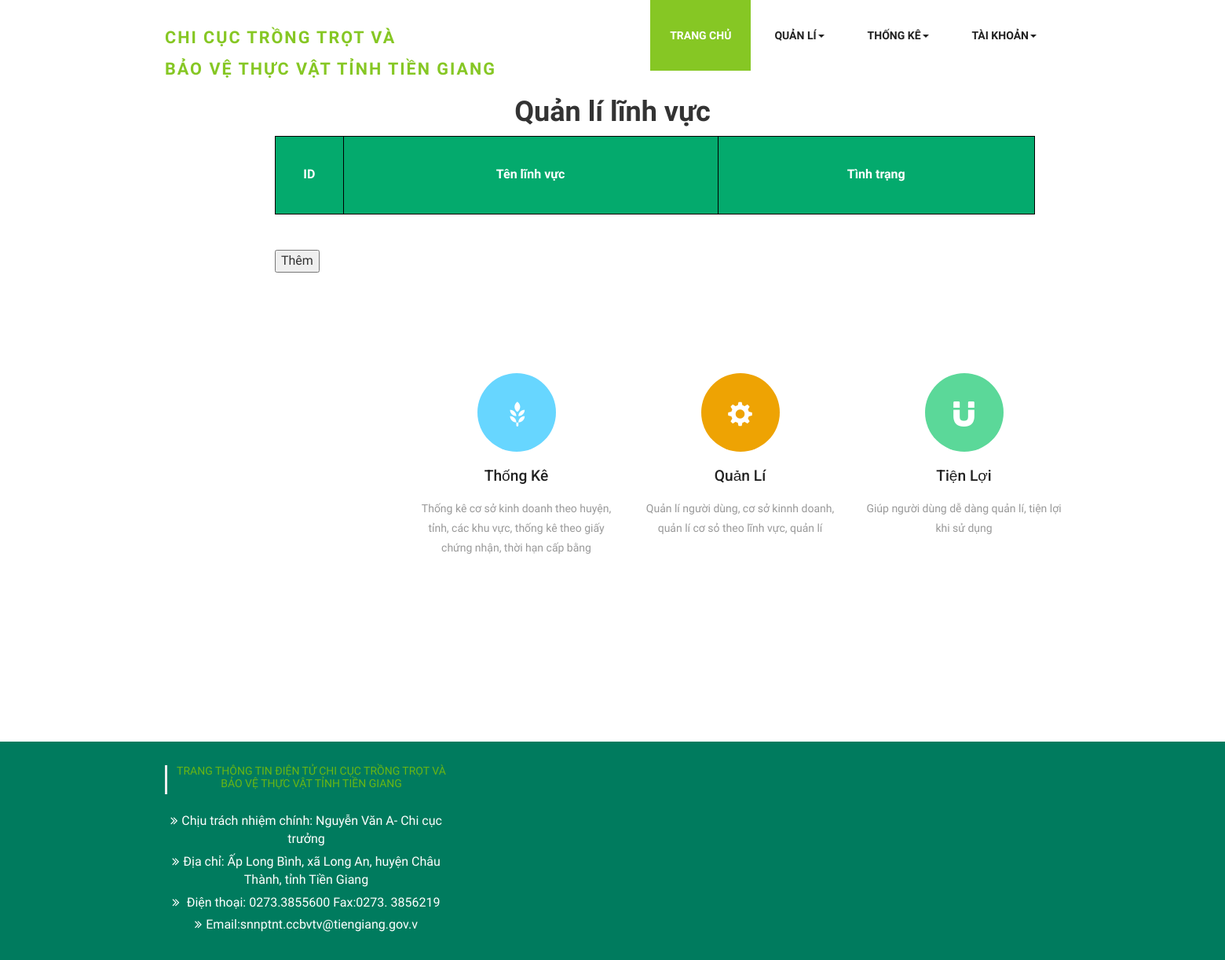
Before: /QLLV.php with the older database file.
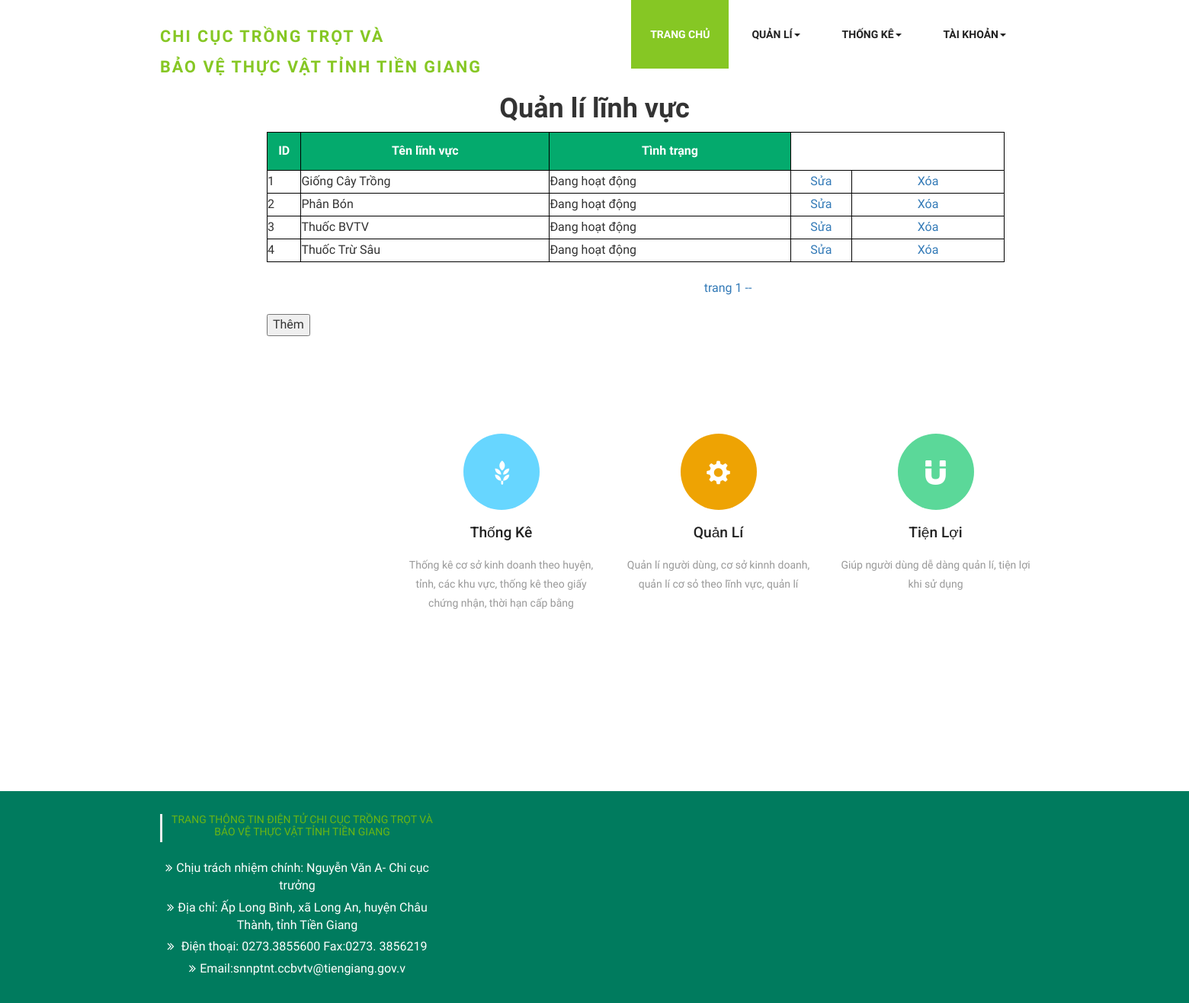
After: the same page with the newer database file.
### tables this page shows
CREATE TABLE `linhvuc` (
  `id_linhvuc` int(11) NOT NULL,
  `ten_linhvuc` varchar(45) NOT NULL,
  `trangthai_MD` int(11) NOT NULL
);

### QLLV.php (the view, shortened to what the changed rows need)
<?php
$trang ='';
if(isset($_GET['trang'])){
    $trang = $_GET['trang'];
    settype($trang,"int");
}else{
    $trang =1;
}
?>
<!DOCTYPE html>
    <html>
        <head>
            <link href="css/bootstrap.css" rel="stylesheet" type="text/css" media="all" />
            <link rel="stylesheet" href="css/style.css" type="text/css" media="all" />
            <link href="css/font-awesome.css" rel="stylesheet">
            <link href='css/immersive-slider.css' rel='stylesheet' type='text/css'>
            <link rel="stylesheet" href="css/jquery.flipster.css">
     </head>
     <body>
        <div class="header">
            <div class="container">
                <nav class="navbar navbar-default">
                    <div class="navbar-header">
                        <div class="w3layouts-logo">
                            <h1><a href="index.html"><span>CHI CỤC TRỒNG TRỌT VÀ <br>
                                        BẢO VỆ THỰC VẬT TỈNH TIỀN GIANG</span></a></h1>
                        </div>
                    </div>
                </nav>
            </div>
            </div>
                <h1 style="text-align: center;"><b>Quản lí lĩnh vực</b></h1>
            <div style="margin-left: 350px;">
				<table border="1">
					<tr>
					    <th>ID</th>
					    <th>Tên lĩnh vực</th>
                        <th>Tình trạng</th>
                    </tr>
					<?php
						require 'connect.php';
                        $sotin1trang = 10;
                        $from = ($trang - 1) * 10;
						$query=mysqli_query($conn,"select * from `linhvuc` WHERE trangthai_MD='0' LIMIT $from , $sotin1trang ");
                        $i=0;
						while($row=mysqli_fetch_array($query)){
                            $i++;
					?>
					<tr>
						<td><?php echo $i; ?></td>
						<td><?php echo $row['ten_linhvuc']; ?></td>
                        <td>
                            <?php
                                if($row['trangthai_MD'] == 0){
                                    echo "Đang hoạt động";
                                }else{
                                    echo "Không hoạt động";
                                }
                            ?>
                        </td>
						<td style="text-align: center;"><a href="editLV.php?id_linhvuc=<?php echo $row['id_linhvuc']; ?>">Sửa</a></td>
						<td style="text-align: center; width: 200px;"><a href="updatetrangthaiLV.php?id_linhvuc=<?php echo $row['id_linhvuc']; ?>">Xóa</a></td>
					</tr>
					<?php
					}
					?>
				</table>
                <br>
                <div style="text-align: center;">
                <?php
                    require 'connect.php';
                    $x = mysqli_query($conn,"SELECT id_linhvuc from linhvuc WHERE trangthai_MD='0' ");
                    $tongsotin = mysqli_num_rows($x);
                    $sotrang = ceil( $tongsotin / $sotin1trang);
                    for($t=1 ; $t <= $sotrang   ; $t++){
                            echo "<a href='QLLV.php?trang=$t'> trang $t --</a> ";
                    }
                ?>
                </div><br>
            </div>
    </body>
    </html>

Changed rows visible on the page:
now on this page (row edited): linhvuc: ten_linhvuc "Giống Cây Trồng", trangthai_MD "Đang hoạt động"
now on this page (row edited): linhvuc: ten_linhvuc "Phân Bón", trangthai_MD "Đang hoạt động"
now on this page (row edited): linhvuc: ten_linhvuc "Thuốc BVTV", trangthai_MD "Đang hoạt động"
added linhvuc: ten_linhvuc "Thuốc Trừ Sâu", trangthai_MD "Đang hoạt động"
Other visible differences:
new list line: "trang 1 --"
